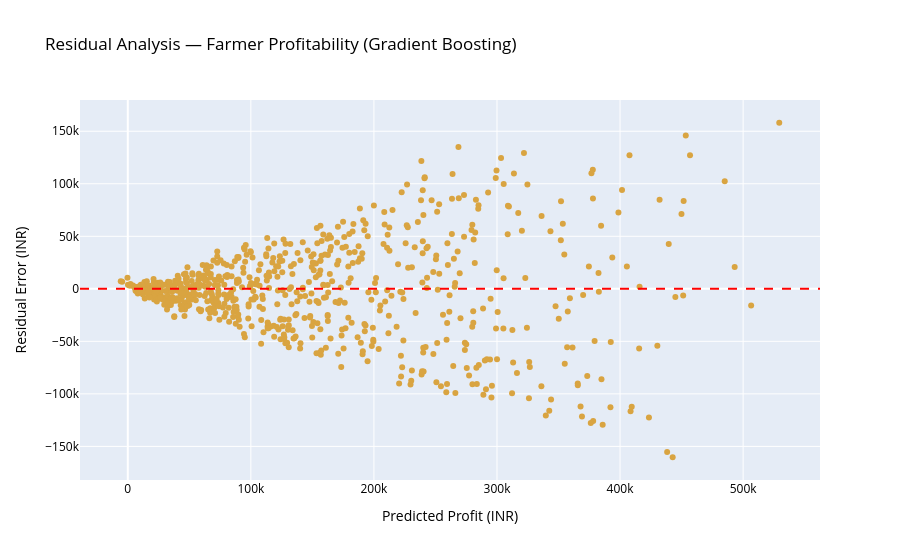

Notebook cell for this chart:
### Code cell
# =============================================================================
# CELL 29 | FARMER PROFITABILITY — RESIDUAL ANALYSIS
# PURPOSE : Scatter plot of residuals (actual − predicted profit) vs predictions.
# WHY     : Same residual diagnostics as Cell 15 (yield model):
#           - Random scatter around y=0 → unbiased model
#           - Funnel/curve pattern → systematic model mis-specification
# EXPECTED: Residuals should cluster tightly around the zero dashed line.
# =============================================================================

fig = px.scatter(
    x=profit_predictions,
    y=profit_error,
    title=f"Residual Analysis — Farmer Profitability ({best_profit_model_name})",
    labels={
        "x": "Predicted Profit (INR)",
        "y": "Residual Error (INR)"
    },
    color_discrete_sequence=["#D9A441"]
)

fig.add_hline(
    y=0,
    line_dash="dash",
    line_color="red"   # Zero-residual reference line
)

fig.update_layout(
    font=dict(color="black"),
    title_font_color="black"
)

fig.show()

### Figure 1 — Plotly figure (JSON) as saved in the notebook; plotly's stock layout.template omitted (floating-point values rounded to 4 significant figures; data arrays with more than 128 entries replaced by an {"elided": "..."} marker saying what was removed)
{"data": [{"hovertemplate": "Predicted Profit (INR)=%{x}<br>Residual Error (INR)=%{y}<extra></extra>", "legendgroup": "", "marker": {"color": "#D9A441", "symbol": "circle"}, "mode": "markers", "name": "", "orientation": "v", "showlegend": false, "type": "scatter", "x": {"elided": "720 float values"}, "xaxis": "x", "y": {"elided": "720 float values"}, "yaxis": "y"}], "layout": {"font": {"color": "black"}, "legend": {"tracegroupgap": 0}, "shapes": [{"line": {"color": "red", "dash": "dash"}, "type": "line", "x0": 0, "x1": 1, "xref": "x domain", "y0": 0, "y1": 0, "yref": "y"}], "title": {"font": {"color": "black"}, "text": "Residual Analysis — Farmer Profitability (Gradient Boosting)"}, "xaxis": {"anchor": "y", "domain": [0.0, 1.0], "title": {"text": "Predicted Profit (INR)"}}, "yaxis": {"anchor": "x", "domain": [0.0, 1.0], "title": {"text": "Residual Error (INR)"}}}}
